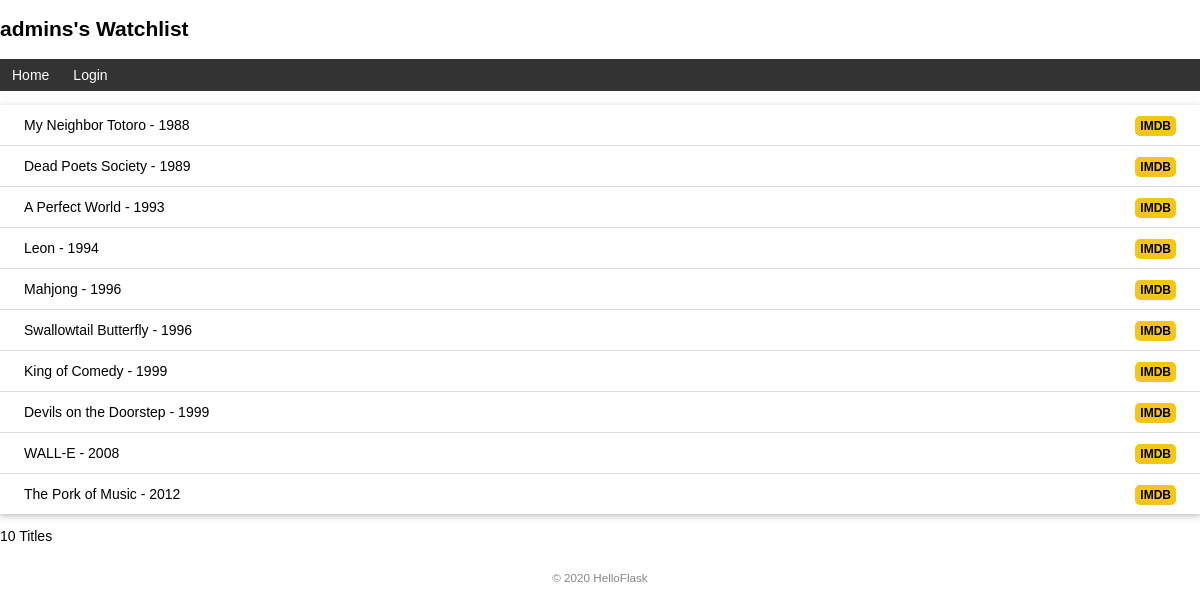
The page / on the database its author committed.
### watchlist/app.py (models this page shows, shortened)
class User(db.Model, UserMixin):
    id = db.Column(db.Integer, primary_key=True)
    name = db.Column(db.String(20))
    username = db.Column(db.String(20)) # user name
    password_hash = db.Column(db.String(128)) # hash password

class Movie(db.Model):
    id = db.Column(db.Integer, primary_key=True)
    title = db.Column(db.String(60))
    year = db.Column(db.String(4))

### watchlist/app.py (the view, shortened to what this page needs)
@app.route("/", methods=['GET', 'POST'])
def index():
    movies = Movie.query.all()
    return render_template("index.html", movies=movies)

### watchlist/app.py (called while the page is built)
@app.context_processor
def inject_user():
    user = User.query.first()
    return dict(user=user)

### watchlist/templates/index.html (shortened to what this page needs)
{% extends 'base.html'%} {% block content %}
<ul class="movie-list">
  {% for movie in movies %}
  <li>
    {{ movie.title }} - {{ movie.year }}
    <span class="float-right">
      <a href="https://www.imdb.com/find?q={{ movie.title }}" title="Find this movie on IMDB" target="_blank" class="imdb">IMDB</a>
    </span>
  </li>
  {% endfor %}
</ul>
<p>{{ movies|length }} Titles</p>
{% endblock %}

### watchlist/templates/base.html (shortened to what this page needs)
<!DOCTYPE html>
<html lang="en">
  <head>
    {% block head %}
    <link
      rel="stylesheet"
      href="{{ url_for('static', filename='index.css') }}"
      type="text/css"
    />
    {% endblock %}
  </head>
  <body>
    <h2>
      {{ user.name }}'s Watchlist
    </h2>
    <nav>
      <ul>
        <li><a href="{{ url_for('index') }}">Home</a></li>
        {% if current_user.is_authenticated %}
        <li><a href="{{ url_for('settings') }}">Settings</a></li>
        <li><a href="{{ url_for('logout') }}">Logout</a></li>
        {% else %}
        <li><a href="{{ url_for('login') }}">Login</a></li>
        {% endif %}
      </ul>
    </nav>
    {% block content %}{% endblock %}
    <footer>
      <small>&copy; 2020 HelloFlask</small>
    </footer>
  </body>
</html>

### watchlist/static/index.css (style rules this page uses)
body { margin: auto; max-width: 1280px; font-size: 14px; font-family: Helvetica, Arial, sans-serif; }
.movie-list { list-style-type: none; padding: 0; margin-bottom: 10px; box-shadow: 0 2px 5px 0 rgba(0, 0, 0, 0.16), 0 2px 10px 0 rgba(0, 0, 0, 0.12); }
.movie-list li { padding: 12px 24px; border-bottom: 1px solid #ddd; }
.movie-list li:last-child { border-bottom: none; }
footer { color: #888; margin-top: 15px; text-align: center; padding: 10px; }
nav ul { list-style-type: none; margin: 0; padding: 0; overflow: hidden; background-color: #333; }
nav li { float: left; }
nav li a { display: block; color: white; text-align: center; padding: 8px 12px; text-decoration: none; }
.float-right { float: right; }
.imdb { font-size: 12px; font-weight: bold; color: black; text-decoration: none; background: #f5c518; border-radius: 5px; padding: 3px 5px; }

### rows shown on the page
User: name "admins"
Movie: title "My Neighbor Totoro", year "1988"
Movie: title "Dead Poets Society", year "1989"
Movie: title "A Perfect World", year "1993"
Movie: title "Leon", year "1994"
Movie: title "Mahjong", year "1996"
Movie: title "Swallowtail Butterfly", year "1996"
Movie: title "King of Comedy", year "1999"
Movie: title "Devils on the Doorstep", year "1999"
Movie: title "WALL-E", year "2008"
Movie: title "The Pork of Music", year "2012"

### other values the page prints
{{ movies|length }} "10"
